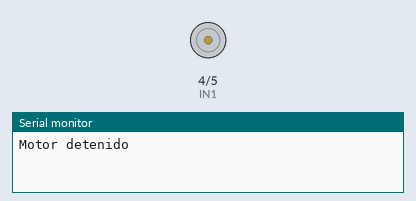
The sketch below on a simulated Arduino Uno, built with avr-gcc and run on an emulated ATmega328P. Parts: motor-driver pin pairs drawn as motors (green arrow = first pin HIGH = forward, orange = second pin HIGH = backward, longer = more drive, scaled by the enable pin), the last lines printed to the serial monitor.

Above: at 0.5 s.
At 1.5 s:
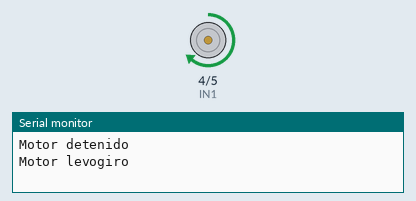
At 5.5 s:
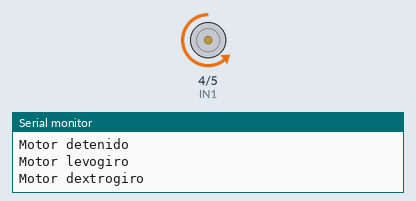
Timing chart, 0 to 6.9 s (numbered marks = the images above):
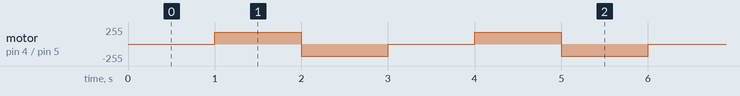

Measured:
- by itself, motor on pin 4 (IN1) / pin 5 (IN2): repeats every 3.0 s: backward 180/255 1.0 s, stopped 1.0 s, forward 180/255 1.0 s

The sketch:

_1.Mover_motor_por_tiempos.ino
```cpp
int pwmPin = 3;   //pin de salida analógica
int IN1 = 4;      //pin de control para IN1 del puente H
int IN2 = 5;      //pin de control para IN2 del puente H
int vel = 180;
int contador = 0;

void setup() {
  Serial.begin(9600);
  pinMode(IN1, OUTPUT);
  pinMode(IN2, OUTPUT);

}

void loop () {
  if (contador==0)
  {
    analogWrite(pwmPin, vel);
    digitalWrite(IN1,LOW);
    digitalWrite(IN2,LOW);
    Serial.println("Motor detenido");
  }

  if (contador==1)
  {
    analogWrite(pwmPin, vel);
    digitalWrite(IN1,HIGH);
    digitalWrite(IN2,LOW);
    Serial.println("Motor levogiro");
  }

  if (contador==2)
  {
    analogWrite(pwmPin, vel);
    digitalWrite(IN1,LOW);
    digitalWrite(IN2,HIGH);
    Serial.println("Motor dextrogiro");

  }

  contador++;
  if (contador==3)
  {
    contador=0;
  }

  delay(1000);

}
```
